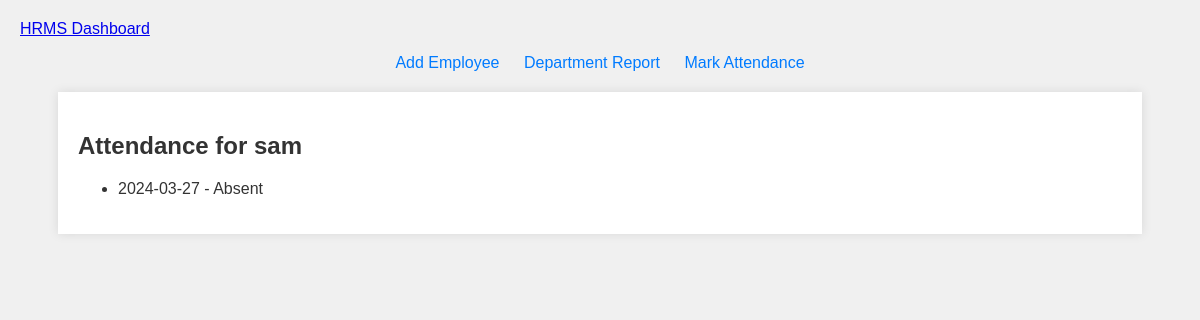
The page /employee/2/attendance on the database its author committed.
### app.py (models this page shows)
class Employee(db.Model):
    id = db.Column(db.Integer, primary_key=True)
    name = db.Column(db.String(100), nullable=False)
    designation = db.Column(db.String(100), nullable=False)
    department = db.Column(db.String(100), nullable=False)
    date_of_joining = db.Column(db.DateTime, default=datetime.utcnow)
    attendances = db.relationship('Attendance', backref='employee', lazy='dynamic')

class Attendance(db.Model):
    id = db.Column(db.Integer, primary_key=True)
    date = db.Column(db.Date, nullable=False)
    status = db.Column(db.String(10), nullable=False)  # "Present" or "Absent"
    employee_id = db.Column(db.Integer, db.ForeignKey('employee.id'), nullable=False)

### app.py (the view)
@app.route('/employee/<int:employee_id>/attendance')
def employee_attendance(employee_id):
    employee = Employee.query.get_or_404(employee_id)
    attendance_records = employee.attendances.all()
    return render_template('employee_attendance.html', employee=employee, attendance_records=attendance_records)

### templates/employee_attendance.html
{% extends "base.html" %}
{% block content %}
    <h2>Attendance for {{ employee.name }}</h2>
    <ul class="list-group">
        {% for record in attendance_records %}
            <li class="list-group-item">{{ record.date }} - {{ record.status }}</li>
        {% endfor %}
    </ul>
{% endblock %}

### static/styles.css (style rules this page uses)
body { font-family: Arial, sans-serif; background-color: #f0f0f0; color: #333; margin: 0; padding: 20px; }

### rows shown on the page
Employee: name "sam"
Attendance: date "2024-03-27", status "Absent"
